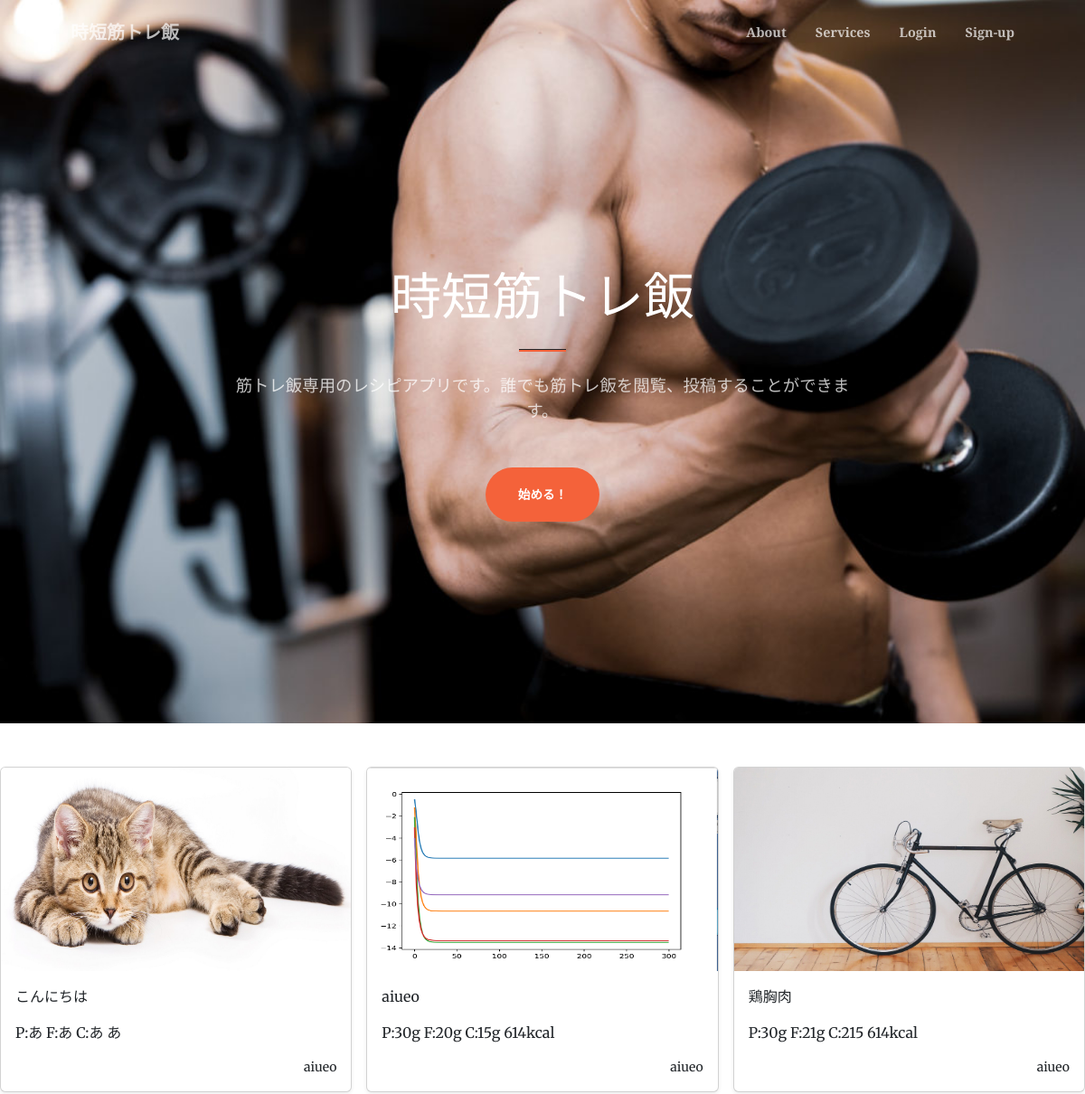
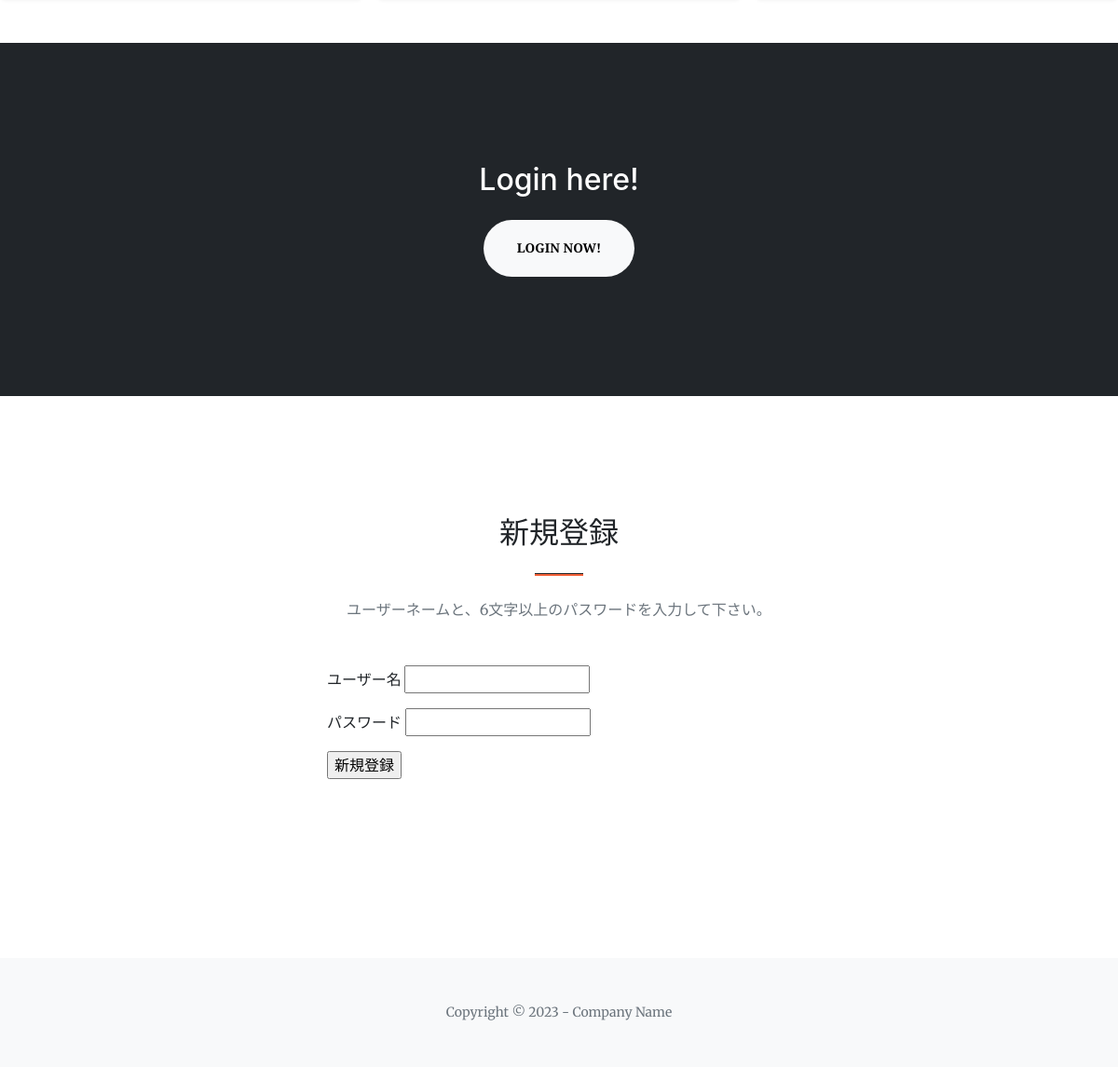
The page / on the database its author committed (2 pictures, top to bottom).
### apps/mainapp/models.py (models this page shows)
class UserRecipi(db.Model):
    __tablename__='recipes'
    id = db.Column(db.Integer,primary_key=True,autoincrement=True)
    username = db.Column(db.String,index=True)
    title = db.Column(db.String(30),nullable=False)
    create_at = db.Column(db.DateTime,default=datetime.now)
    image_path = db.Column(db.String)
    material = db.Column(db.String)
    how_to = db.Column(db.String)
    p = db.Column(db.Integer,nullable=False)
    f = db.Column(db.Integer,nullable=False)
    c = db.Column(db.Integer,nullable=False)
    kcal = db.Column(db.Integer,nullable=False)
    url = db.Column(db.String)

### apps/recipiapp.py (the view, shortened to what this page needs)
@app.route('/',methods=['GET','POST'])
def index():
    form = forms.SignupForm()
    stmt = select(modelrecipi.UserRecipi)
    entry = db.session.execute(stmt).scalars().all()
    res = random.sample(entry,3)
    return render_template('index.html',form=form,user_recipes=res)

### apps/forms.py
class SignupForm(FlaskForm):
    username = StringField("ユーザー名",validators=[validators.DataRequired(message="入力が必要です。"),
                                               validators.length(max=30,message="30文字以内で入力して下さい。")])
    password = PasswordField("パスワード",validators=[validators.DataRequired(message="入力が必要です。"),
                                                validators.length(min=6,message="6文字以上で入力して下さい。")])
    submit = SubmitField("新規登録")

### apps/templates/index.html (shortened to what this page needs)
<!DOCTYPE html>
<html lang="ja">
    <head>
        <link href="https://cdn.jsdelivr.net/npm/bootstrap-icons@1.5.0/font/bootstrap-icons.css" rel="stylesheet" />
        <link href="https://cdnjs.cloudflare.com/ajax/libs/SimpleLightbox/2.1.0/simpleLightbox.min.css" rel="stylesheet" />
        <link href="{{ url_for('static',filename='css/styles.css') }}" rel="stylesheet" />
    </head>
    <body id="page-top">
        <nav class="navbar navbar-expand-lg navbar-light fixed-top py-3" id="mainNav">
            <div class="container px-4 px-lg-5">
                <a class="navbar-brand" href="#page-top">時短筋トレ飯</a>
                <div class="collapse navbar-collapse" id="navbarResponsive">
                    <ul class="navbar-nav ms-auto my-2 my-lg-0">
                        <li class="nav-item"><a class="nav-link" href="#about">About</a></li>
                        <li class="nav-item"><a class="nav-link" href="#services">Services</a></li>
                        <li class="nav-item"><a class="nav-link" href="#login">Login</a></li>
                        <li class="nav-item"><a class="nav-link" href="#contact">Sign-up</a></li>
                    </ul>
                </div>
            </div>
        </nav>
        <header class="masthead" id="about">
            <div class="container px-4 px-lg-5 h-100">
                <div class="row gx-4 gx-lg-5 h-100 align-items-center justify-content-center text-center">
                    <div class="col-lg-8 align-self-end">
                        <h1 class="text-white font-weight-bold">時短筋トレ飯</h1>
                        <hr class="divider" />
                    </div>
                    <div class="col-lg-8 align-self-baseline">
                        <p class="text-white-75 mb-5">筋トレ飯専用のレシピアプリです。誰でも筋トレ飯を閲覧、投稿することができます。</p>
                        <a class="btn btn-primary btn-xl" href="#login">始める！</a>
                    </div>
                </div>
            </div>
        </header>
        <div class="row row-cols-1 row-cols-sm-2 row-cols-md-3 g-3" id="services" style="padding: 3rem 0;">
            {% for recipi in user_recipes %}
            <div class="col">
              <div class="card shadow-sm">
                <img src="{{ url_for('mainapp.image_file',filename=recipi.image_path) }}"
                alt="画像"
                class="bd-placeholder-img card-img-top"
                width="100%" height="225"
                xmlns="http://www.w3.org/2000/svg"
                role="img" aria-label="Placeholder: Thumbnail"
                preserveAspectRatio="xMidYMid slice" focusable="false">
                <rect width="100%" height="100%" fill="#55595c"/>
                <div class="card-body">
                  <p class="card-text">{{recipi.title}}</p>
                  <p class="card-text">P:{{recipi.p}} F:{{recipi.f}} C:{{recipi.c}} {{recipi.kcal}}</p>
                  <div class="d-flex justify-content-between align-items-center">
                    <small class="text-body-secondary">{{recipi.username}}</small>
                  </div>
                </div>
              </div>
            </div>
            {% endfor %}
          </div>
        <section class="page-section bg-dark text-white" id="login">
            <div class="container px-4 px-lg-5 text-center">
                <h2 class="mb-4">Login here!</h2>
                <a class="btn btn-light btn-xl" href="{{url_for('authapp.index')}}">Login Now!</a>
            </div>
        </section>
        <section class="page-section" id="contact">
            <div class="container px-4 px-lg-5">
                <div class="row gx-4 gx-lg-5 justify-content-center">
                    <div class="col-lg-8 col-xl-6 text-center">
                        <h2 class="mt-0">新規登録</h2>
                        <hr class="divider" />
                        <p class="text-muted mb-5">ユーザーネームと、6文字以上のパスワードを入力して下さい。</p>
                    </div>
                </div>
                <div class="row gx-4 gx-lg-5 justify-content-center mb-5">
                    <div class="col-lg-6">
                        <form action="{{ url_for('index') }}" method="POST" novalidate="novalidate">
                            <p>
                                {{form.username.label}}
                                {{form.username(placefolder="ユーザー名")}}
                            </p>
                            <p>
                                {{form.password.label}}
                                {{form.password(placefolder="パスワード")}}
                            </p>
                            <p>
                                {{form.submit()}}
                            </p>
                        </form>
                    </div>
                </div>
            </div>
        </section>
        <footer class="bg-light py-5">
            <div class="container px-4 px-lg-5"><div class="small text-center text-muted">Copyright &copy; 2023 - Company Name</div></div>
        </footer>
    </body>
</html>

### rows shown on the page
UserRecipi: image_path (picture), title "こんにちは", p "あ", f "あ", c "あ", kcal "あ", username "aiueo"
UserRecipi: image_path (picture), title "aiueo", p "30g", f "20g", c "15g", kcal "614kcal", username "aiueo"
UserRecipi: image_path (picture), title "鶏胸肉", p "30g", f "21g", c "215", kcal "614kcal", username "aiueo"
